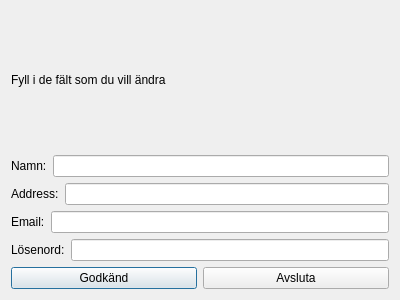
<?xml version="1.0" encoding="UTF-8"?>
<ui version="4.0">
 <class>changeInformation</class>
 <widget class="QDialog" name="changeInformation">
  <property name="geometry">
   <rect>
    <x>0</x>
    <y>0</y>
    <width>400</width>
    <height>300</height>
   </rect>
  </property>
  <property name="windowTitle">
   <string>Dialog</string>
  </property>
  <layout class="QVBoxLayout" name="verticalLayout_2">
   <item>
    <widget class="QLabel" name="label_5">
     <property name="text">
      <string>Fyll i de fält som du vill ändra</string>
     </property>
    </widget>
   </item>
   <item>
    <layout class="QVBoxLayout" name="verticalLayout">
     <item>
      <layout class="QHBoxLayout" name="horizontalLayout">
       <item>
        <widget class="QLabel" name="label">
         <property name="text">
          <string>Namn:</string>
         </property>
        </widget>
       </item>
       <item>
        <widget class="QLineEdit" name="name"/>
       </item>
      </layout>
     </item>
     <item>
      <layout class="QHBoxLayout" name="horizontalLayout_2">
       <item>
        <widget class="QLabel" name="label_2">
         <property name="text">
          <string>Address:</string>
         </property>
        </widget>
       </item>
       <item>
        <widget class="QLineEdit" name="address"/>
       </item>
      </layout>
     </item>
     <item>
      <layout class="QHBoxLayout" name="horizontalLayout_3">
       <item>
        <widget class="QLabel" name="label_3">
         <property name="text">
          <string>Email:</string>
         </property>
        </widget>
       </item>
       <item>
        <widget class="QLineEdit" name="email"/>
       </item>
      </layout>
     </item>
     <item>
      <layout class="QHBoxLayout" name="horizontalLayout_4">
       <item>
        <widget class="QLabel" name="label_4">
         <property name="text">
          <string>Lösenord:</string>
         </property>
        </widget>
       </item>
       <item>
        <widget class="QLineEdit" name="password"/>
       </item>
      </layout>
     </item>
    </layout>
   </item>
   <item>
    <layout class="QHBoxLayout" name="horizontalLayout_5">
     <item>
      <widget class="QPushButton" name="pushButton">
       <property name="text">
        <string>Godkänd</string>
       </property>
      </widget>
     </item>
     <item>
      <widget class="QPushButton" name="pushButton_2">
       <property name="text">
        <string>Avsluta</string>
       </property>
      </widget>
     </item>
    </layout>
   </item>
  </layout>
 </widget>
 <resources/>
 <connections/>
</ui>
